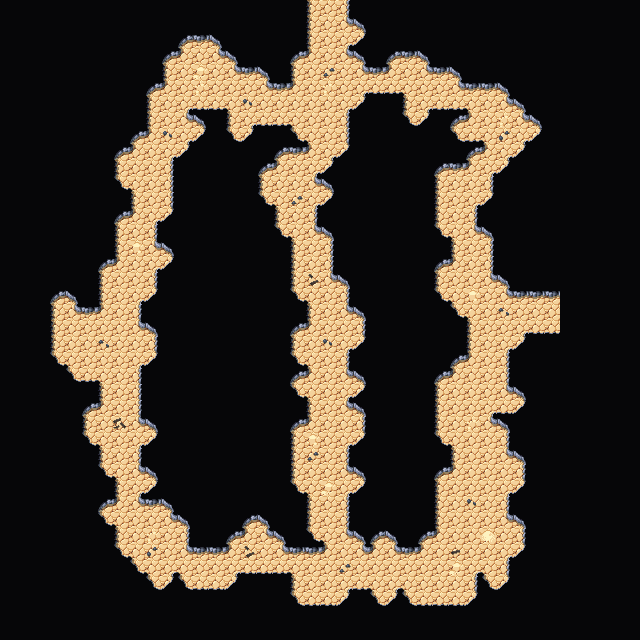

This is a level from a 2D game, rendered from its Tiled map with the project's own tilesets. A one-line summary and the map file follow, with tile-layer data summarised:
An orthogonal 40x40 tile map with 16x16 px tiles, 4 tile layers (Collision, Background, Walls, Clutter), 2 tilesets and 2 objects.

<map version="1.5" tiledversion="1.7.2" orientation="orthogonal" renderorder="right-down" width="40" height="40" tilewidth="16" tileheight="16" infinite="0" nextlayerid="7" nextobjectid="63">
 <editorsettings>
  <export target="wastetown..tmx" format="tmx" />
 </editorsettings>
 <tileset firstgid="1" source="../../../../common/maps/tileset/main.tsx" />
 <tileset firstgid="3477" source="../../../../common/maps/tileset/buildings.tsx" />
 <layer id="6" name="Collision" width="40" height="40">
  <data>[1600 cells, 0 non-empty, 0 distinct tile ids]</data>
 </layer>
 <layer id="1" name="Background" width="40" height="40">
  <data>[1600 cells, 1600 non-empty, 1 distinct tile ids]</data>
 </layer>
 <layer id="2" name="Walls" width="40" height="40">
  <data>[1600 cells, 1425 non-empty, 19 distinct tile ids]</data>
 </layer>
 <layer id="3" name="Clutter" width="40" height="40">
  <properties>
   <property name="spriteLayer" type="bool" value="true" />
  </properties>
  <data>[1600 cells, 26 non-empty, 11 distinct tile ids]</data>
 </layer>
 <objectgroup id="4" name="Objects">
  <object id="61" template="../../../../common/maps/obj/door_down.tx" x="319.333" y="19.3333">
   <properties>
    <property name="teleport" value="../common/maps/map/cave/cave_multilevel_4/cave_23A3.tmx" />
    <property name="teleportObjectId" value="60" />
   </properties>
  </object>
  <object id="62" template="../../../../common/maps/obj/door_left.tx" x="544.945" y="322.639">
   <properties>
    <property name="teleport" value="../common/maps/map/cave/cave_multilevel_4/cave_23B4.tmx" />
    <property name="teleportObjectId" value="59" />
   </properties>
  </object>
 </objectgroup>
</map>
